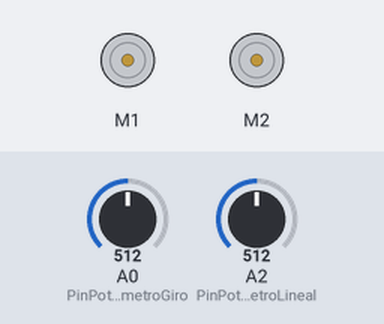
This sketch was run on a simulated Arduino Uno, built with avr-gcc and run on an emulated ATmega328P. Shown: 2 × DC motor (green arrow = forward, orange = backward, longer = faster). The test bench sets the inputs (shaded band); at power-on: A0 (PinPotenciometroGiro) = 512, A2 (PinPotenciometroLineal) = 512.

Above: at 1.2 s.
1.3 s: A0 (PinPotenciometroGiro) set to 522
At 2.5 s:
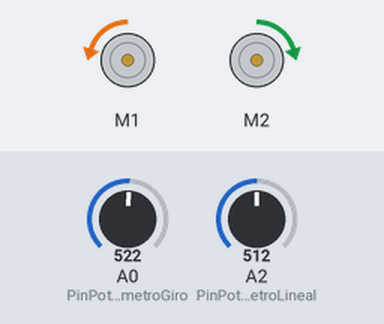
2.8 s: A2 (PinPotenciometroLineal) set to 716
At 3.6 s:
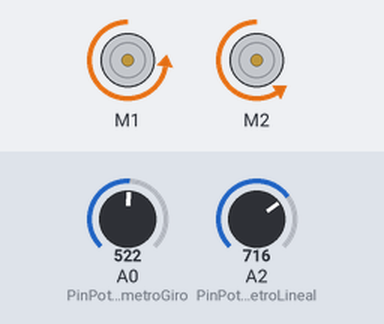
4.3 s: A0 (PinPotenciometroGiro) set to 511
At 4.7 s:
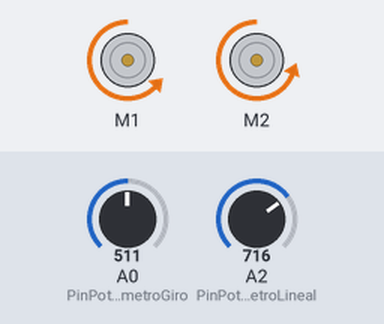
5.8 s: A2 (PinPotenciometroLineal) set to 900
At 7.0 s:
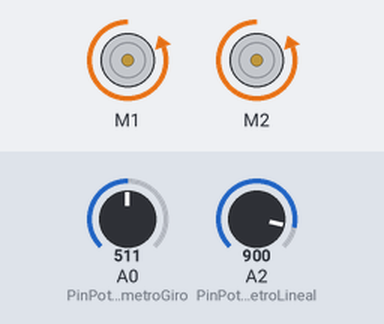
7.3 s: A0 (PinPotenciometroGiro) set to 306
At 8.3 s:
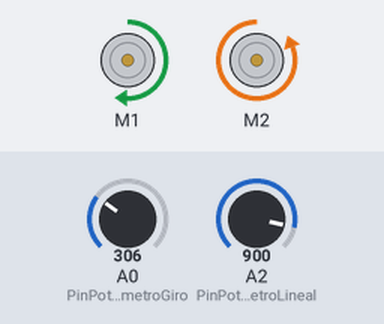
8.8 s: A2 (PinPotenciometroLineal) set to 1023
At 9.4 s:
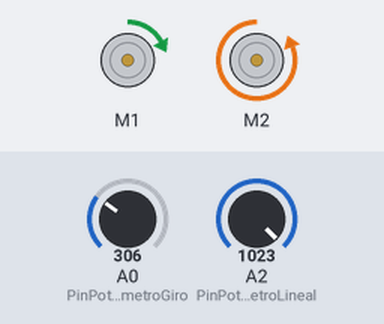
Timing chart, 0 to 11.3 s (numbered marks = the images above; inputs shaded):
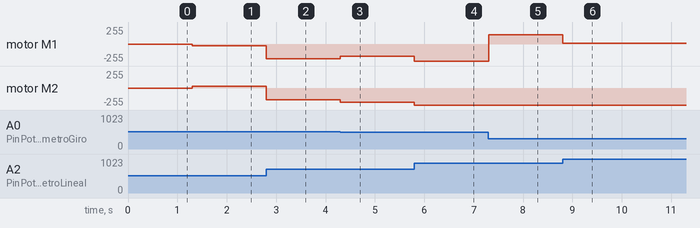

Measured:
- after the input at 1.3 s, motor M1: stopped → backward 25/255 at once; motor M2: stopped → forward 25/255 at once
- after the input at 2.8 s, motor M1: backward 25/255 → backward 224/255 at once; motor M2: forward 25/255 → backward 173/255 at once
- after the input at 4.3 s, motor M1: backward 224/255 → backward 186/255 at once; motor M2: backward 173/255 → backward 211/255 at once
- after the input at 5.8 s, motor M1: backward 186/255 → backward 255/255 at once; motor M2: backward 211/255 → backward 255/255 at once
- after the input at 7.3 s, motor M1: backward 255/255 → forward 140/255 at once
- after the input at 8.8 s, motor M1: forward 140/255 → forward 12/255 at once

The sketch:

RobotZumoRemolqueActivoPotenciometros.ino
```cpp
/*
   Remolque activo con robot Zumo
   Se necesita conectar un potenciómetro lineal en el pin A2 para detectar la distancia al robot tractor
   y otro potenciómetro giratorio al pin A2 para detectar la distancia.
*/

#include <Wire.h>
#include <ZumoShield.h>

const int PinPotenciometroGiro = A0;
const int PinPotenciometroLineal = A2;

int ValorPotGiro = 0;
int ValorPotDistancia = 0;
int mixIzquierdo = 0;
int mixDerecho = 0;

ZumoMotors motors;

void setup()
{
  //Serial.begin(115200);
}

void loop()
{
  ValorPotGiro = map(analogRead(PinPotenciometroGiro), 0, 1023, -100, 100);
  ValorPotDistancia = map(analogRead(PinPotenciometroLineal), 0, 1023, 100, -100);

  mixIzquierdo = ValorPotDistancia  * 4;
  mixIzquierdo = mixIzquierdo - ValorPotGiro * 10;
  mixIzquierdo = mixIzquierdo * 2;
  motors.setLeftSpeed(mixIzquierdo); // speed de -400 a 400 en el ejemplo

  mixDerecho = ValorPotDistancia  * 4;
  mixDerecho = mixDerecho + ValorPotGiro * 10;
  mixDerecho = mixDerecho * 2;
  motors.setRightSpeed(mixDerecho);// speed de -400 a 400 en el ejemplo
}
```
